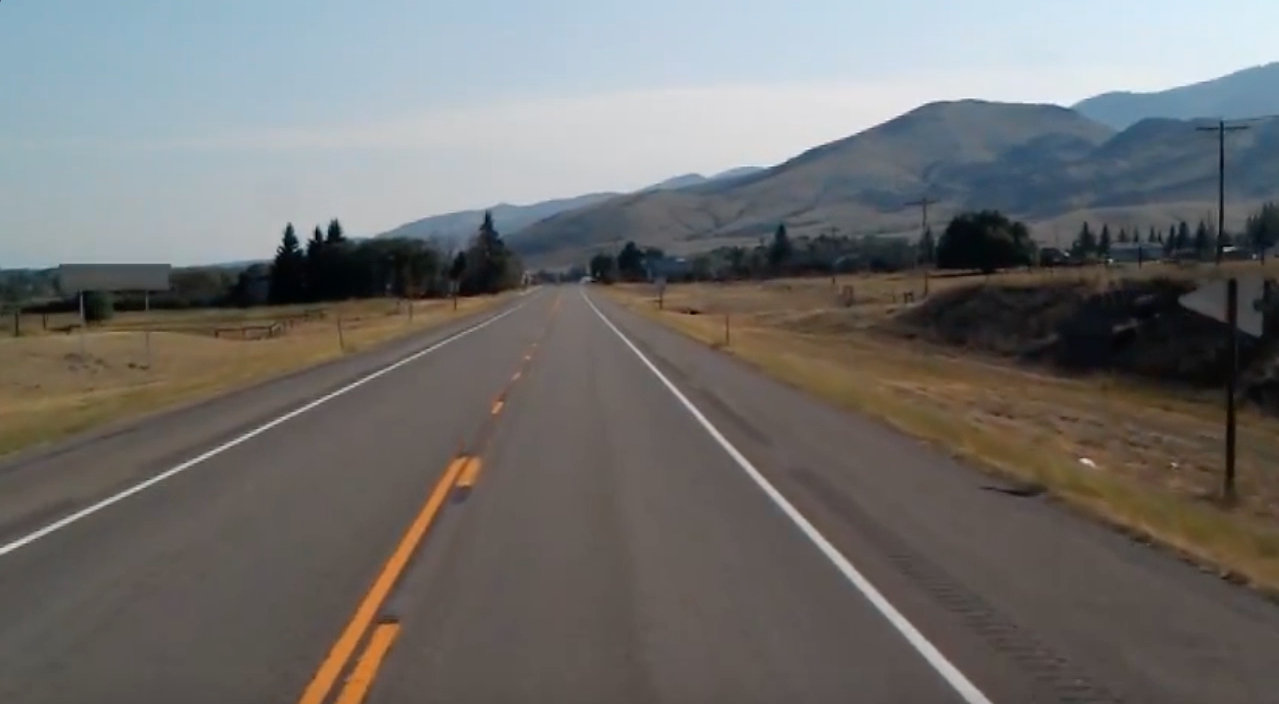
#> input picture lane1.jpg, 1279 x 704 px
$ jupyter execute lane_detection.ipynb
#> lines starting #> are read from the running program, lines starting #| are printed output that depends on the picture; after the words box and inside, x2 and y2 are one past the last pixel; in counts of white or black regions, pixels touching at a corner belong together
[cell 1]
import cv2 as cv
import numpy as np
import matplotlib.pyplot as plt

[cell 2]
img = cv.imread("lane1.jpg", cv.IMREAD_UNCHANGED)
#> img is the input picture: shape (704, 1279, 4); mean B, G, R, A 109.7, 111.3, 112.3, 255
img= cv.cvtColor(img, cv.COLOR_BGR2RGB)
#> img: shape (704, 1279, 3)
plt.imshow(img)
plt.title("Original Image")
plt.axis('off')
median = np.median(img)
#> median = 91
lower = int(max(0, 0.66 * median))
#> lower = 60
upper = int(min(255, 1.33 * median))
#> upper = 121

[cell 3]
img_blur = cv.medianBlur(img, 3)
plt.imshow(img_blur)
plt.title("Smoothed Image")
plt.axis('off')

[cell 4]
def hough_transform_line(img, edge_low=100, edge_high=200, rho_res=1, theta_res=1, use_mask=False):

    gray = cv.cvtColor(img, cv.COLOR_RGB2GRAY) if len(img.shape) == 3 else img
    edges = cv.Canny(gray, edge_low, edge_high)

    if use_mask:
        height, width = edges.shape
        mask = np.zeros_like(edges)

        if len(img.shape) > 2:
            channel_count = img.shape[2]
            ignore_mask_color = (255,) * channel_count
        else:
            ignore_mask_color = 255

        bottom_left  = [width * 0.01, height * 0.95]
        top_left     = [width * 0.08, height * 0.5]
        top_right    = [width * 0.7, height * 0.5]
        bottom_right = [width * 0.9, height * 0.95]

        vertices = np.array([[bottom_left, top_left, top_right, bottom_right]], dtype=np.int32)
        cv.fillPoly(mask, vertices, ignore_mask_color)
        edges_masked = cv.bitwise_and(edges, mask)


    height, width = edges_masked.shape
    diag_len = int(np.hypot(height, width))  # maximum possible rho

    rhos = np.arange(-diag_len, diag_len + 1, rho_res)
    thetas = np.deg2rad(np.arange(0, 180, theta_res))

    accumulator = np.zeros((len(rhos), len(thetas)))

    y_idxs, x_idxs = np.nonzero(edges_masked)

    for i in range(len(x_idxs)):
        x = x_idxs[i]
        y = y_idxs[i]
        for t_idx in range(len(thetas)):
            rho = int(round(x * np.cos(thetas[t_idx]) + y * np.sin(thetas[t_idx]))) + diag_len
            accumulator[rho, t_idx] += 1

    return accumulator, thetas, rhos, mask, edges, edges_masked


def hough_apply_line(img, accumulator, thetas, rhos, peak_ratio=0.4, line_color=(0, 255, 0)):

    img_copy = img.copy()
    height, width = img.shape[:2]

    # Only keep strong peaks
    threshold = np.max(accumulator) * peak_ratio
    peaks = np.argwhere(accumulator > threshold)

    best_rhos = []
    best_thetas = []


    for rho_idx, theta_idx in peaks:
        rho = rhos[rho_idx]
        theta = thetas[theta_idx]
        # print(f"rho: {rho}, theta: {theta}")

        # Avoid duplicates
        if any(abs(theta - t) < np.deg2rad(5) for t in best_thetas):
            continue

        best_rhos.append(rho)
        best_thetas.append(theta)

        # Convert rho/theta to line endpoints
        a = np.cos(theta)
        b = np.sin(theta)
        x0 = a * rho
        y0 = b * rho
        length = max(width, height) * 2  # extend line beyond image

        x1 = int(x0 + length * (-b))
        y1 = int(y0 + length * (a))
        x2 = int(x0 - length * (-b))
        y2 = int(y0 - length * (a))

        cv.line(img_copy, (x1, y1), (x2, y2), line_color, 8)

    return img_copy, best_thetas, best_rhos

[cell 5]
accumulator, thetas, rhos, mask, edges, edges_masked = hough_transform_line(img_blur, use_mask= True)
#> in hough_transform_line, `edges = cv.Canny(gray, edge_low, edge_high)`:
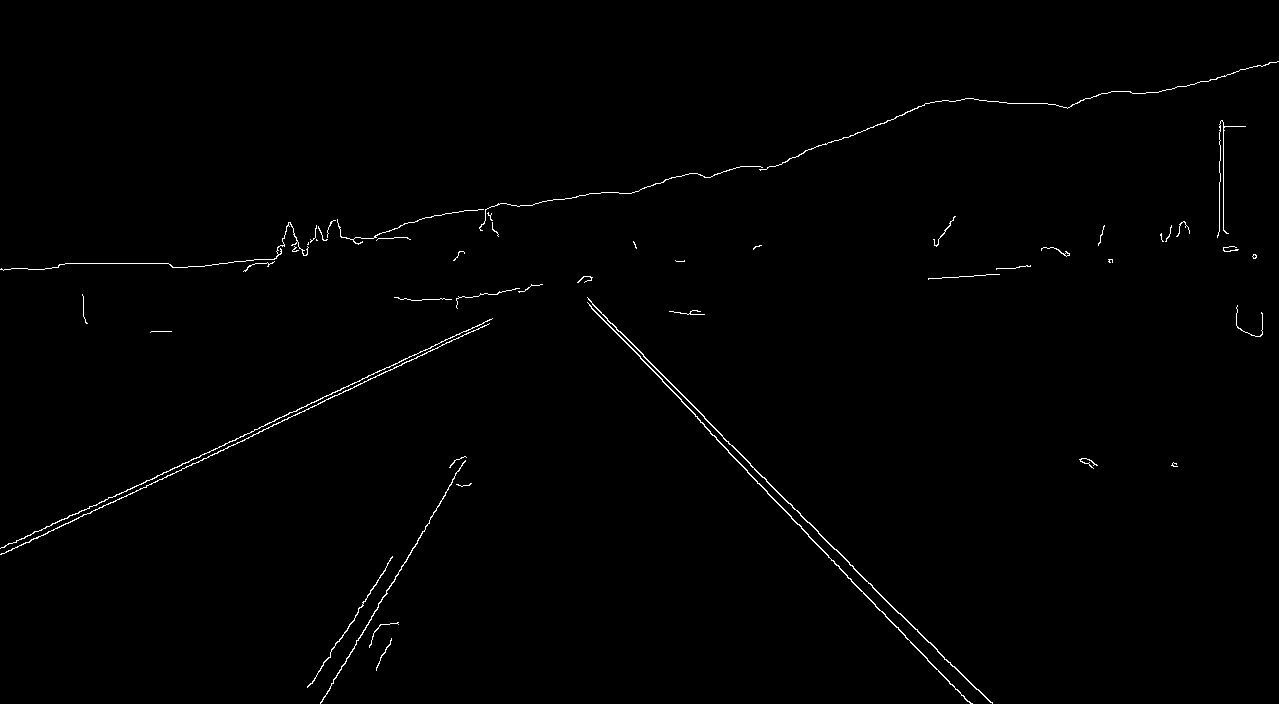
#> edges: shape (704, 1279); 0.72% white in thin lines or dots
#> in hough_transform_line, `y_idxs, x_idxs = np.nonzero(edges_masked)`: y_idxs = 2873 values from 352 to 668; x_idxs = 2873 values, max 956 at index 2872, min 51 at index 1832, mean 510
#> the loop in hough_transform_line, `for i in range(len(x_idxs)):` made 2873 passes
#> (x, y) on passes 1 to 3: (419, 352), (420, 352), (426, 352)
#> after the loop in hough_transform_line, `for i in range(len(x_idxs)):`:
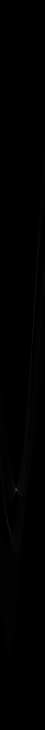
#> accumulator: shape (2919, 180) float64 (shown at 1/4 size); min 0, max 353, mean 1; drawn with min black and max white
#> thetas = 180 values from 0 to 3.12; rhos = 2919 values from -1459 to 1459
img_lines, best_thetas, best_rhos = hough_apply_line(img_blur, accumulator, thetas, rhos)
#> in hough_apply_line, `threshold = np.max(accumulator) * peak_ratio`: threshold = 141.2
#> in hough_apply_line, `peaks = np.argwhere(accumulator > threshold)`: peaks = 13 rows, first 8: [1233, 137], [1234, 137], [1242, 136], [1249, 136], [1250, 136], [1256, 135], [1257, 135], [1955, 65]
#> the loop in hough_apply_line, `for rho_idx, theta_idx in peaks:` made 13 passes
#> (rho_idx, theta_idx, rho, theta) on passes 2, 3, 4, 5, 6, 7, 9, 10: (1234, 137, -225, 2.39), (1242, 136, -217, 2.37), (1249, 136, -210, 2.37), (1250, 136, -209, 2.37), (1256, 135, -203, 2.36), (1257, 135, -202, 2.36), (1956, 65, 497, 1.13), (1959, 65, 500, 1.13)
#> after the loop in hough_apply_line, `for rho_idx, theta_idx in peaks:`:
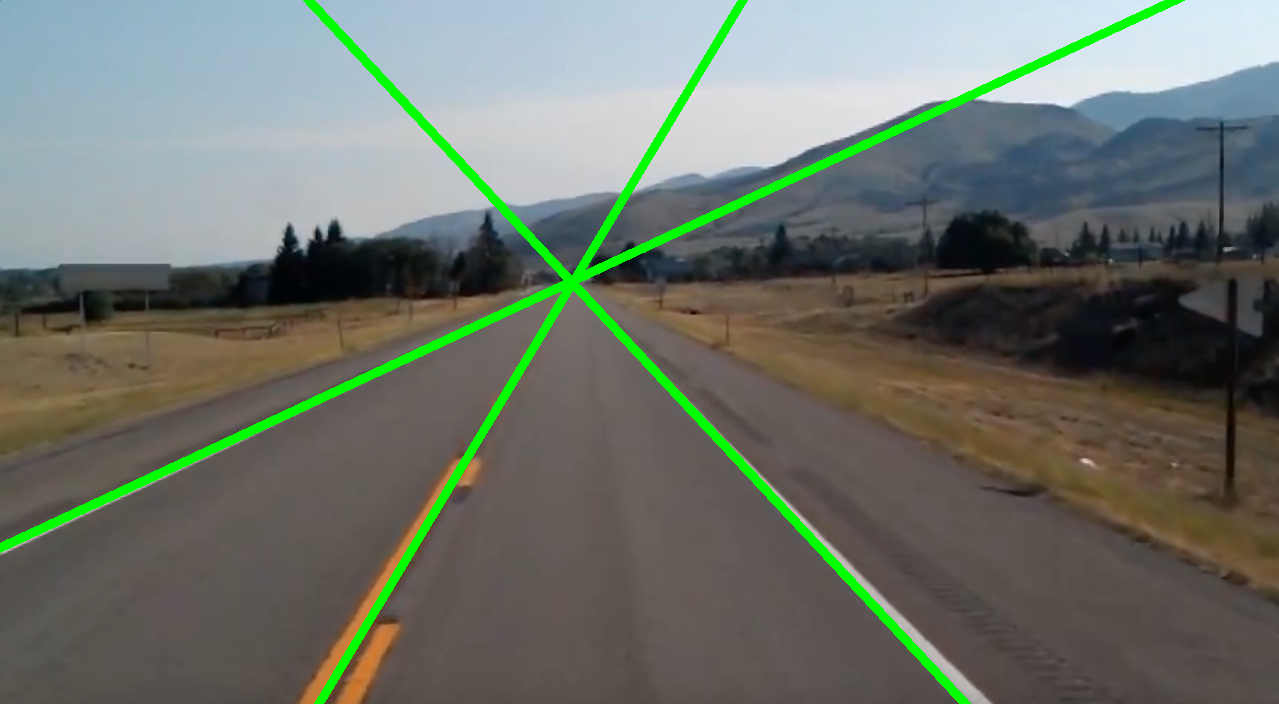
#> img_copy: shape (704, 1279, 3); mean R, G, B 108.1, 115, 105.6
#> after the loop in hough_apply_line, `for rho_idx, theta_idx in peaks:`: best_rhos = [-226, 496, 636]; best_thetas = [2.39, 1.13, 0.541]
#> best_thetas = [2.39, 1.13, 0.541]; best_rhos = [-226, 496, 636]
plt.imshow(mask, cmap='gray')
plt.title("Mask")

[cell 6]
plt.imshow(edges, cmap='gray')
plt.title("Unmasked Edges")
plt.axis('off')

[cell 7]
plt.imshow(edges_masked, cmap='gray')
plt.title("Masked Edges")
plt.axis('off')

[cell 8]
print("Accumulator shape:", accumulator.shape)
#| Accumulator shape: (2919, 180)
print("Max value in accumulator:", np.max(accumulator))
#| Max value in accumulator: 353.0
print("Number of non-zero bins:", np.count_nonzero(accumulator))
#| Number of non-zero bins: 99007

[cell 9]
plt.imshow(img_lines)
plt.title("Lane Detection Lines Before NMS")
plt.axis('off')

[cell 10]
plt.imshow(accumulator, cmap='gray', aspect='auto')
plt.title("Accumulator")

[cell 11]
from scipy.ndimage import maximum_filter

def non_max_suppression_accumulator(accumulator, neighborhood_size, threshold_ratio):

    # Copy accumulator so we don’t modify the original
    acc = accumulator.copy()

    # Determine threshold based on maximum value
    max_val = np.max(acc)
    threshold = max_val * threshold_ratio

    # Create a mask of local maxima using a max filter
    local_max = maximum_filter(acc, size=neighborhood_size) == acc

    # Apply both threshold and local maxima conditions
    suppressed = np.zeros_like(acc)
    suppressed[(acc >= threshold) & local_max] = acc[(acc >= threshold) & local_max]

    return suppressed

[cell 12]
accumulator_nms = non_max_suppression_accumulator(accumulator, neighborhood_size=7, threshold_ratio=0.5)
#> in non_max_suppression_accumulator, `max_val = np.max(acc)`: max_val = 353
#> in non_max_suppression_accumulator, `threshold = max_val * threshold_ratio`: threshold = 176.5
#> in non_max_suppression_accumulator, `local_max = maximum_filter(acc, size=neighborhood_size) == acc`:
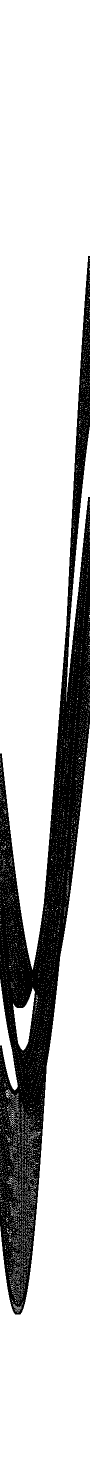
#> local_max: shape (2919, 180) bool (shown at 1/2 size); 79.3% white; 1 black region, box (x1, y1, x2, y2) and area: (0, 512, 180, 2629) 108891
img_lines_new, best_thetas_new, best_rhos_new = hough_apply_line(img_blur, accumulator_nms, thetas, rhos)
#> call 2 of hough_apply_line, with thetas = array of shape (180,), rhos = array of shape (2919,), peak_ratio = 0.4, line_color = (0, 255, 0)
#> in hough_apply_line (call 2), `peaks = np.argwhere(accumulator > threshold)`: peaks = [[1234, 137], [1249, 136], [1257, 135], [1956, 65], [2095, 31]]
#> the loop in hough_apply_line (call 2), `for rho_idx, theta_idx in peaks:` made 5 passes
#> (rho_idx, theta_idx, rho, theta, a, b, x0, y0) on passes 1, 4, 5: (1234, 137, -225, 2.39, -0.731, 0.682, 164.6, -153.4), (1956, 65, 497, 1.13, 0.423, 0.906, 210, 450.4), (2095, 31, 636, 0.541, 0.857, 0.515, 545.2, 327.6)
#> after the loop in hough_apply_line (call 2), `for rho_idx, theta_idx in peaks:`:
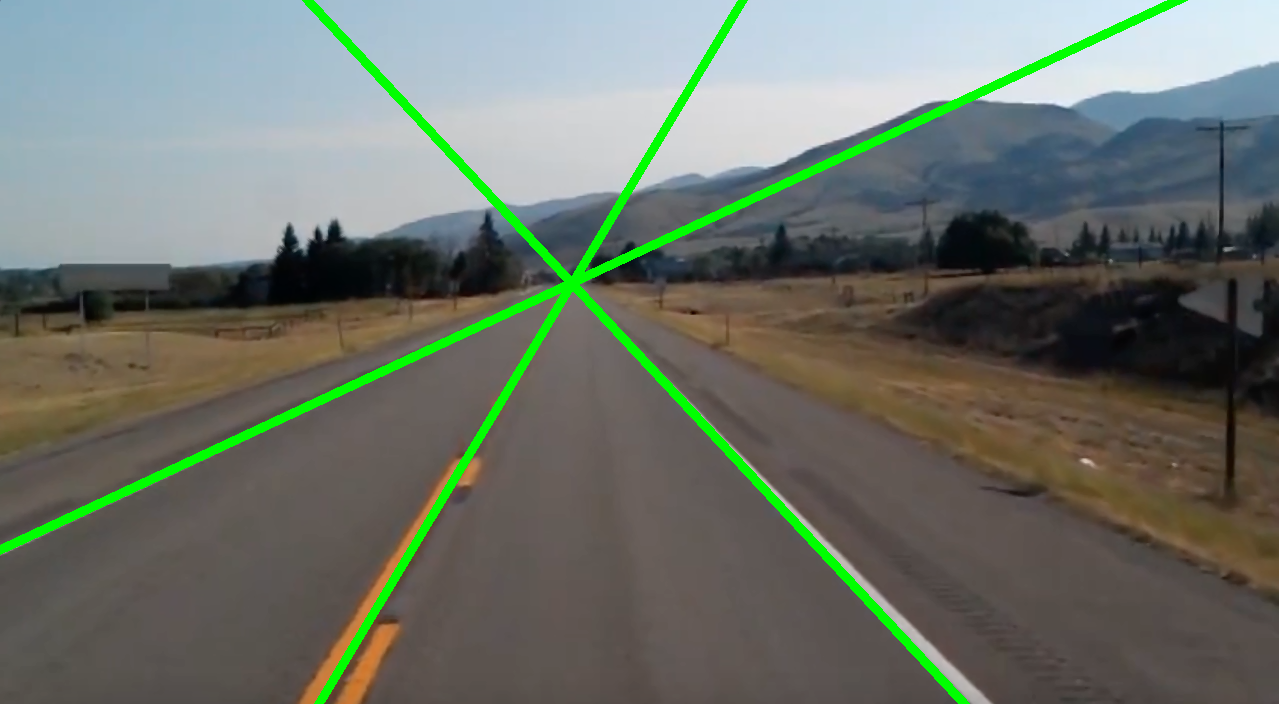
#> img_copy: shape (704, 1279, 3); mean R, G, B 108.1, 115, 105.6
#> after the loop in hough_apply_line (call 2), `for rho_idx, theta_idx in peaks:`: best_rhos = [-225, 497, 636]
#> best_thetas_new = [2.39, 1.13, 0.541]; best_rhos_new = [-225, 497, 636]
plt.imshow(img_lines_new)
plt.title("Lane Detection Lines after NMS")
plt.axis('off')

[cell 13]
print("Suppressed shape:", accumulator_nms.shape)
#| Suppressed shape: (2919, 180)
print("Non-zero peaks:", np.count_nonzero(accumulator_nms))
#| Non-zero peaks: 5
print("Peak locations:", np.argwhere(accumulator_nms > 0))
#| Peak locations: [[1234  137]
#|  [1249  136]
#|  [1257  135]
#|  [1956   65]
#|  [2095   31]]

$ run again, with lane3.jpg copied over lane1.jpg
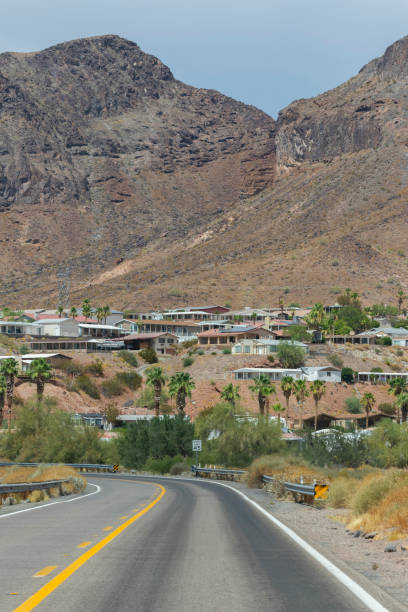
#> input picture lane3.jpg, 408 x 612 px
#> img is the input picture: shape (612, 408, 3); mean B, G, R 118.1, 128.4, 130.6
#> median = 122
#> lower = 80
#> upper = 162
#> edges: shape (612, 408); 6.6% white in thin lines or dots
#> mask: shape (612, 408); 34.2% white; 1 white region, box (x1, y1, x2, y2) and area: (4, 306, 368, 582) 85284
#> edges_masked: shape (612, 408); 3.3% white in thin lines or dots, all inside (x1, y1, x2, y2) = (11, 306, 355, 582)
#> y_idxs = 8278 values from 306 to 581; x_idxs = 8278 values, max 354 at index 8277, min 11 at index 7647, mean 175.2
#> the loop in hough_transform_line, `for i in range(len(x_idxs)):` made 8278 passes
#> (x, y) on passes 1 to 3: (82, 306), (90, 306), (105, 306)
#> after the loop in hough_transform_line, `for i in range(len(x_idxs)):`:
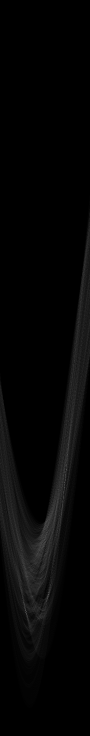
#> accumulator: shape (1471, 180) float64 (shown at 1/2 size); min 0, max 151, mean 5.6
#> `accumulator, thetas, rhos, mask, edges, edges_masked = hough_transform..`: thetas = 180 values from 0 to 3.12; rhos = 1471 values from -735 to 735
#> in hough_apply_line, `threshold = np.max(accumulator) * peak_ratio`: threshold = 60.4
#> peaks = 860 pairs, first value 833 to 1238, second value 34 to 143
#> the loop in hough_apply_line, `for rho_idx, theta_idx in peaks:` made 860 passes
#> (rho_idx, theta_idx, rho, theta) on passes 3 to 5: (855, 141, 120, 2.46), (858, 140, 123, 2.44), (859, 135, 124, 2.36)
#> after the loop in hough_apply_line, `for rho_idx, theta_idx in peaks:`: best_rhos = [98, 109, 188, 228, 239, 272, 288, 304, 318, 331, 339, 355, 365, 392, 405, 407]; best_thetas = [2.36, 2.5, 2.25, 2.13, 2.01, 1.87, 1.75, 1.62, 1.54, 0.593, 1.4, 1.27, 0.733, 0.838, 1.12, 0.96]
#| Accumulator shape: (1471, 180)
#| Max value in accumulator: 151.0
#| Number of non-zero bins: 64666
#> max_val = 151
#> in non_max_suppression_accumulator, `threshold = max_val * threshold_ratio`: threshold = 75.5
#> local_max: shape (1471, 180) bool; 73.5% white; 1 black region, box (x1, y1, x2, y2) and area: (0, 388, 180, 1419) 70149
#> peaks = 57 pairs, first value 889 to 1231, second value 45 to 137
#> the loop in hough_apply_line (call 2), `for rho_idx, theta_idx in peaks:` made 57 passes
#> (rho_idx, theta_idx, rho, theta) on passes 2, 3, 4, 5, 6, 8, 9, 10: (895, 136, 160, 2.37), (908, 135, 173, 2.36), (917, 134, 182, 2.34), (928, 133, 193, 2.32), (939, 132, 204, 2.3), (959, 130, 224, 2.27), (964, 129, 229, 2.25), (968, 129, 233, 2.25)
#> after the loop in hough_apply_line (call 2), `for rho_idx, theta_idx in peaks:`:
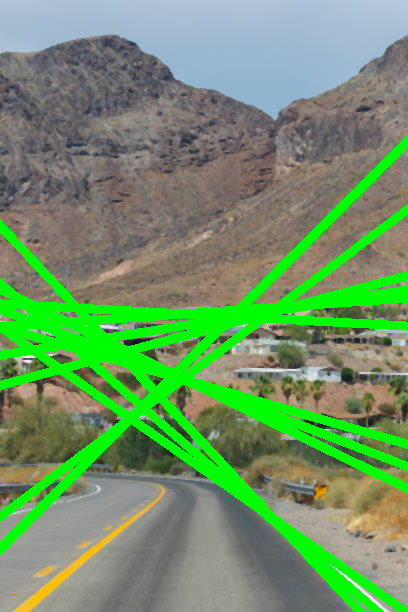
#> img_copy: shape (612, 408, 3); mean R, G, B 110.9, 148.8, 101.9
#> after the loop in hough_apply_line (call 2), `for rho_idx, theta_idx in peaks:`: best_rhos = [154, 214, 260, 268, 289, 304, 314, 326, 350, 372, 387, 412]; best_thetas = [2.39, 2.29, 2.02, 2.18, 1.94, 1.62, 1.85, 1.5, 1.41, 1.31, 0.785, 0.925]
#> best_thetas_new has the same summary as best_thetas in hough_apply_line; best_rhos_new has the same summary as best_rhos in hough_apply_line
#| Suppressed shape: (1471, 180)
#| Non-zero peaks: 57
#> (printed output is left out)
